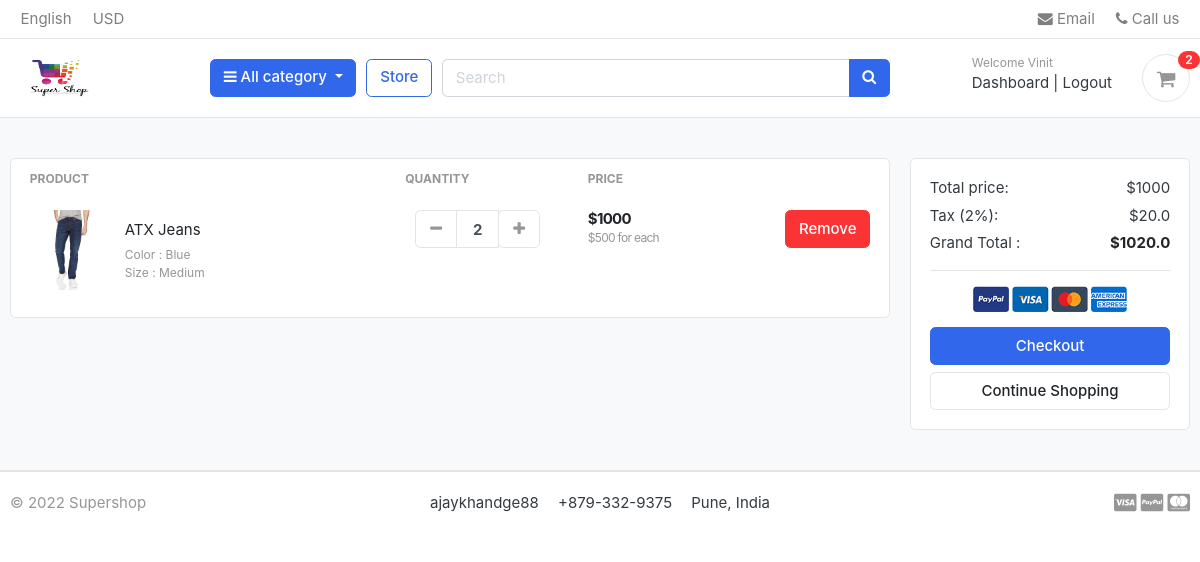
Page /cart/ (signed in) on the committed database.
### accounts/models.py (models this page shows, shortened)
class Account(AbstractBaseUser):
    first_name = models.CharField(max_length=50)
    last_name = models.CharField(max_length=50)
    username = models.CharField(max_length=50,unique=True)
    email = models.EmailField(max_length=100, unique=True)
    phone_number = models.CharField(max_length=50)
    date_joined = models.DateTimeField(auto_now_add=True)
    last_login = models.DateTimeField(auto_now_add=True)
    is_admin = models.BooleanField(default=False)
    is_staff = models.BooleanField(default=False)
    is_active = models.BooleanField(default=False)
    is_superadmin = models.BooleanField(default=False)
    USERNAME_FIELD = 'email'
    REQUIRED_FIELDS = ['username','first_name','last_name']
    objects = MyAccountManager()

### carts/models.py (models this page shows, shortened)
class CartItem(models.Model):
    user = models.ForeignKey(Account,on_delete=models.CASCADE,null=True)
    product = models.ForeignKey(Product,on_delete = models.CASCADE)
    variations = models.ManyToManyField(Variation,blank=True)   #product can have many colors
    cart = models.ForeignKey(Cart,on_delete = models.CASCADE,null=True)
    quantity = models.IntegerField()
    is_active = models.BooleanField(default=True)
    def subtotal(self):
        return self.product.price * self.quantity

### store/models.py (models this page shows, shortened)
class Product(models.Model):
    product_name = models.CharField(max_length=200,unique=True)
    slug = models.SlugField(max_length=200,unique=True)
    description = models.TextField(max_length=500,blank=True)
    price = models.IntegerField()
    image = models.ImageField(upload_to='photos/products')
    stock = models.IntegerField()
    is_available = models.BooleanField(default=True)
    category = models.ForeignKey(Category,on_delete=models.CASCADE)  #when category is deleted all prods under category will be deleted
    created_date = models.DateTimeField(auto_now_add=True)
    modified_date = models.DateTimeField(auto_now=True)
    def get_url(self):
        return reverse('product_detail',args=[self.category.slug, self.slug])

class Variation(models.Model):
    product = models.ForeignKey(Product,on_delete=models.CASCADE)
    variation_value = models.CharField(max_length=100,null=True)
    variation_category = models.CharField(max_length=100, choices=variation_category_choice)
    is_active = models.BooleanField(default=True)
    created_date = models.DateTimeField(auto_now=True)
    objects = VariationManager()

### carts/views.py (the view)
# urls.py: path('cart/',include('carts.urls')),
def carts(request,total_price = 0,quantity=0,cart_items = None):
    try:
        tax = 0
        grand_total = 0
        if request.user.is_authenticated:
            cart_items = CartItem.objects.filter(user=request.user,is_active=True)
        else:
            cart = Cart.objects.get(cart_id = _cart_id(request))
            cart_items = CartItem.objects.filter(cart = cart,is_active=True)
        for cart_item in cart_items:
            total_price += (cart_item.product.price * cart_item.quantity)
            quantity += cart_item.quantity
        tax = (2*total_price)/100   # 2 % of tax on price
        grand_total = total_price + tax
    except ObjectDoesNotExist:
        pass #ignore for now
    context = {
        'total_price': total_price,
        'quantity' : quantity,
        'cart_items' : cart_items,
        'tax': tax,
        'grand_total' : grand_total,
    }
    return render(request,'store/cart.html',context)

### carts/context_processors.py (called while the page is built)
def cart_counter(request):
    if 'admin' in request.path:
        return {}
    else:
        cart_count = 0
        try:
            cart = Cart.objects.filter(cart_id = _cart_id(request))
            if request.user.is_authenticated:
                cart_items = CartItem.objects.all().filter(user = request.user)
            else:
                cart_items = CartItem.objects.all().filter(cart = cart[:1])
            for cart_item in cart_items:
                cart_count+=cart_item.quantity
        except Cart.DoesNotExist:
            cart_count = 0
    return dict(cart_count = cart_count)

### carts/views.py (called while the page is built)
def _cart_id(request):
    cart = request.session.session_key
    if not cart:
        cart = request.session.create()
    return cart

### category/context_processors.py (called while the page is built)
def menu_links(request):
    categories = Category.objects.all()
    return dict(links = categories)

### category/models.py (called while the page is built)
    def get_url(self):
        return reverse('products_by_category',args = [self.slug])

### templates/store/cart.html (shortened to what this page needs)
{% extends 'base.html' %}
{%load static %}
{% block content %}
<section class="section-content padding-y bg">
    <div class="container">
        {% if not cart_items %}
        <div class="container-fluid mt-100">
            <div class="row">
                <div class="col-md-12">
                    <div class="card">
                        <div class="card-body cart">
                            <div class="col-sm-12 empty-cart-cls text-center"> <img src="{% static 'site/emptycart.png' %}" width="130" height="130" alt="Empty-Cart Image" class="img-fluid mb-4 mr-3">
                                <h3><strong>Your Cart is Empty</strong></h3>
                                <h4>Add something to make me happy :)</h4> <a href="{% url 'store' %}" class="btn btn-primary cart-btn-transform m-3" data-abc="true">Continue shopping</a>
                            </div>
                        </div>
                    </div>
                </div>
            </div>
        </div>
    {% else %}
    <div class="row">
        <aside class="col-lg-9">
    <div class="card">
    <table class="table table-borderless table-shopping-cart">
    <thead class="text-muted">
    <tr class="small text-uppercase">
      <th scope="col">Product</th>
      <th scope="col" width="120">Quantity</th>
      <th scope="col" width="120">Price</th>
      <th scope="col" class="text-right" width="200"> </th>
    </tr>
    </thead>
    <tbody>
        {% for cart_item in cart_items %}
    <tr>
        <td>
            <figure class="itemside align-items-center">
                <div class="aside"><img src="{{ cart_item.product.image.url }}" class="img-sm"></div>
                <figcaption class="info">
                    <a href="{{ cart_item.product.get_url }}" class="title text-dark">{{cart_item.product.product_name}}</a>
                    <p class="text-muted small">
                        {% if cart_item.variations.all %}
                            {% for item in cart_item.variations.all %}
                            {{item.variation_category | capfirst}} : {{item.variation_value | capfirst }}
                            <br>
                            {% endfor %}
                        {% endif%}
                    </p>
                </figcaption>
            </figure>
        </td>
        <td>
                        <div class="col">
                            <div class="input-group input-spinner">
                                <div class="input-group-prepend">
                                <a class="btn btn-light" href="{% url 'remove_cart' cart_item.product.id cart_item.id %}" type="button" id="button-plus"> <i class="fa fa-minus"></i> </a>
                                </div>
                                <input type="text" class="form-control"  value="{{cart_item.quantity }}">
                                <div class="input-group-append">
                                    <form action="{% url 'add_cart' cart_item.product.id %}" method="POST">
                                        <button class="btn btn-light" type="submit" id="button-minus"> <i class="fa fa-plus"></i> </button>
                                     </form>
                                </div>
                            </div>
                        </div>
        </td>
        <td>
            <div class="price-wrap">
                <var class="price">${{cart_item.subtotal}}</var>
                <small class="text-muted"> ${{cart_item.product.price}} for each </small>
            </div>
        </td>
        <td class="text-right">
        <a href="{% url 'remove_cart_item' cart_item.product.id cart_item.id %}" onclick="return confirm('Are you sure you want to remove the item')" class="btn btn-danger"> Remove</a>
        </td>
    </tr>
    {% endfor %}
    </tbody>
    </table>
    </div>
        </aside>
        <aside class="col-lg-3">
            <div class="card">
            <div class="card-body">
                <dl class="dlist-align">
                  <dt>Total price:</dt>
                  <dd class="text-right">${{total_price}}</dd>
                </dl>
                <dl class="dlist-align">
                  <dt>Tax (2%):</dt>
                  <dd class="text-right"> ${{tax}}</dd>
                </dl>
                <dl class="dlist-align">
                  <dt>Grand Total :</dt>
                  <dd class="text-right text-dark b"><strong>${{grand_total}}</strong></dd>
                </dl>
                <hr>
                <p class="text-center mb-3">
                    <img src="{% static './images/misc/payments.png' %}" height="26">
                </p>
                <a href="{% url 'checkout' %}" class="btn btn-primary btn-block"> Checkout </a>
                <a href="{% url 'store' %}" class="btn btn-light btn-block">Continue Shopping</a>
            </div>
            </div>
    </aside>
    </div>
    {% endif %}
    </div>
    </section>
{% endblock %}

### templates/includes/navbar.html (shortened to what this page needs)
{% load static %}
<header class="section-header">
    <nav class="navbar p-md-0 navbar-expand-sm navbar-light border-bottom">
    <div class="container">
      <div class="collapse navbar-collapse" id="navbarTop4">
        <ul class="navbar-nav mr-auto">
            <li class="nav-item dropdown">
                 <a href="#" class="nav-link">   English </a>
            </li>
            <li class="nav-item dropdown">
                <a href="#" class="nav-link"> USD </a>
            </li>
        </ul>
        <ul class="navbar-nav">
            <li><a href="#" class="nav-link"> <i class="fa fa-envelope"></i> Email </a></li>
            <li><a href="#" class="nav-link"> <i class="fa fa-phone"></i> Call us </a></li>
        </ul>
      </div>
    </div>
    </nav>
    <section class="header-main border-bottom">
        <div class="container">
    <div class="row align-items-center">
        <div class="col-lg-2 col-md-3 col-6">
            <a href="{% url 'home' %}" class="brand-wrap">
                <img class="logo" src="{% static 'site/supershop.png' %}" width="90px" height="80px">
            </a>
        </div>
        <div class="col-lg col-sm col-md col-6 flex-grow-0">
            <div class="category-wrap dropdown d-inline-block float-right">
                <button type="button" class="btn btn-primary dropdown-toggle" data-toggle="dropdown">
                    <i class="fa fa-bars"></i> All category
                </button>
            </div>
        </div>
        <a href="{% url 'store'%}" class="btn btn-outline-primary">Store</a>
        <div class="col-lg  col-md-6 col-sm-12 col">
            <form action="{% url 'search' %}" class="search">
                <div class="input-group w-100">
                    <input type="text" class="form-control" style="width:60%;" placeholder="Search" name="keyword">
                    <div class="input-group-append">
                      <button class="btn btn-primary" type="submit">
                        <i class="fa fa-search"></i>
                      </button>
                    </div>
                </div>
            </form>
        </div>
        <div class="col-lg-3 col-sm-6 col-8 order-2 order-lg-3">
                    <div class="d-flex justify-content-end mb-3 mb-lg-0">
                        {% if user.id is None %}
                        <div class="widget-header">
                            <small class="title text-muted">Welcome guest!</small>
                            <div>
                                <a href="{% url 'login' %}">Sign in</a> <span class="dark-transp"> | </span>
                                <a href="{% url 'register' %}"> Register</a>
                            </div>
                        </div>
                        {% else %}
                        <div class="widget-header">
                            <small class="title text-muted">Welcome {{user.first_name }} </small>
                            <div>
                                <a href="{% url 'dashboard' %}">Dashboard</a> <span class="dark-transp"> | </span>
                                <a href="{% url 'logout' %}"> Logout</a>
                            </div>
                        </div>
                        {% endif %}
                        <a href="{% url 'carts' %}" class="widget-header pl-3 ml-3">
                            <div class="icon icon-sm rounded-circle border"><i class="fa fa-shopping-cart"></i></div>
                            <span class="badge badge-pill badge-danger notify">{{cart_count}}</span>
                        </a>
                    </div>
                </div>
    </div>
        </div>
    </section>
    </header>

### static/css/ui.css (style rules this page uses)
html { font-family: "Inter", sans-serif; font-size: 15px; }
.price-wrap { letter-spacing: -0.7px; }
.icon-xs, .icon-sm, .icon-md, .icon-lg { display: inline-block; text-align: center; flex-shrink: 0; flex-grow: 0; }
.icon-sm { width: 48px; height: 48px; line-height: 48px !important; font-size: 20px; }
.img-xs, .img-sm, .img-md, .img-lg { -o-object-fit: cover; object-fit: cover; flex-shrink: 0; flex-grow: 0; }
.img-sm { width: 80px; height: 80px; }
.padding-y { padding-top: 40px; padding-bottom: 40px; }
var { font-style: normal; }
figure { margin-bottom: 0; }
.bg { background-color: #f8f9fa; }
.b { font-weight: 600; }
p:last-child { margin-bottom: 0; }
.header-main { position: relative; padding-top: 1rem; padding-bottom: 1rem; }
.brand-wrap .logo, .navbar-brand .logo { margin-right: 7px; max-height: 42px; display: inline-block; }
.widget-header { display: inline-block; vertical-align: middle; position: relative; }
.widget-header a { color: #343a40; }
.widget-header i { color: #969696; }
.widget-header .title { display: block; }
.widget-header .notify { position: absolute; top: -3px; right: -10px; }
.btn-light { background-color: #fff; border-color: #e4e4e4; }
.btn-light i { color: #969696; }
.itemside { position: relative; display: flex; width: 100%; }
.itemside .aside { position: relative; flex-shrink: 0; }
.itemside .info { padding-left: 15px; padding-right: 7px; }
.itemside p { margin-bottom: 0; }
.itemside .title { display: block; margin-bottom: 5px; color: #212529; }
[class*=dlist-] { margin-bottom: 5px; }
[class*=dlist-] dd { margin-bottom: 0; }
.dlist-align { display: flex; }
.dlist-align dt { width: 150px; word-wrap: break-word; font-weight: normal; }
.dlist-align dd { flex-grow: 1; }
.notify { position: absolute; top: -4px; right: -10px; display: inline-block; padding: 0.25em 0.6em; font-size: 12px; line-height: 1; text-align: center; border-radius: 3rem; color: #fff; background-color: #fa3434; }
.price { font-weight: 600; color: #212529; }
.input-spinner { width: 125px; flex-wrap: nowrap; display: inline-flex; vertical-align: middle; }
.input-spinner input.form-control { text-align: center; max-width: 46px; font-weight: bold; flex-basis: 46px; border-color: #e4e4e4; flex-grow: 0; }
.input-spinner .btn { width: 42px; text-align: center; padding-left: 0.5rem; padding-right: 0.5rem; }
.table-shopping-cart.table td, .table-shopping-cart.table th { padding-left: 1.25rem; padding-right: 1.25rem; }
.table-shopping-cart .price-wrap { line-height: 1.2; }
.table-shopping-cart .price { font-weight: bold; margin-right: 5px; display: block; }

### rows in the picture
Account: first_name "Vinit"
CartItem: product.image (picture), product.product_name "ATX Jeans", quantity "2", subtotal "1000", product.price "500"
Variation: variation_category "Color", variation_value "Blue"
Variation: variation_category "Size", variation_value "Medium"

### other values in the picture
{{ cart_count }} "2"
{{ total_price }} "1000"
{{ tax }} "20.0"
{{ grand_total }} "1020.0"
